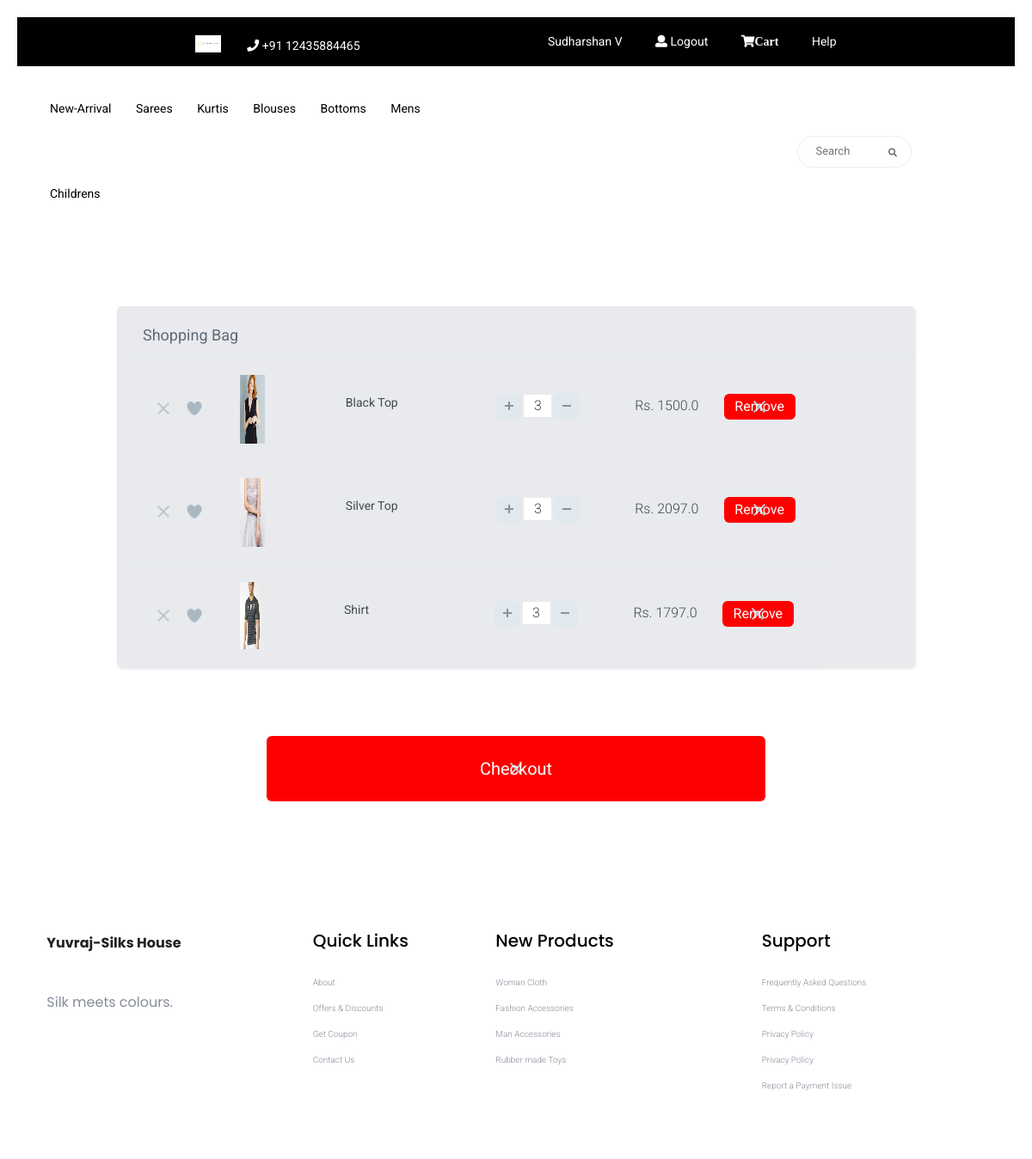
Page /items/cart/ (signed in) on the committed database.
### users/models.py (models this page shows, shortened)
class User(AbstractBaseUser):
    email = models.EmailField(verbose_name='email', max_length=60, unique=True)
    phone_number = models.CharField(max_length=20, unique=True)
    date_joined = models.DateTimeField(verbose_name='date joined', auto_now_add=True)
    last_login = models.DateTimeField(verbose_name='last_login', auto_now=True)
    is_admin = models.BooleanField(default=False)
    is_active = models.BooleanField(default=True)
    is_staff = models.BooleanField(default=False)
    is_superuser = models.BooleanField(default=False)
    is_verified = models.BooleanField(default=False)
    first_name = models.CharField(max_length=40, blank=True, null=True)
    last_name = models.CharField(max_length=40, blank=True, null=True)
    date_of_birth = models.DateTimeField(verbose_name='date of birth', blank=True, null=True)
    gender = models.CharField(max_length=6, choices=(('male','Male'),('female','Female')), blank=True, null=True)
    profile_pic = models.ImageField(upload_to="users/profile_pics/", blank = True)
    token = models.CharField(max_length=30, blank=True, null=True)
    USERNAME_FIELD = 'email'
    REQUIRED_FIELDS = ['phone_number',]
    objects = MyAccountManager()
    def get_full_name(self):
        if self.first_name and self.last_name:
            return f"{self.first_name.capitalize()} {self.last_name.capitalize()}"
        return None

### items/models.py (models this page shows, shortened)
class Cart(models.Model):
    user = models.ForeignKey(User, on_delete=models.CASCADE, related_name='carts')
    item = models.ForeignKey(Item, on_delete=models.CASCADE, related_name='carts')
    item_quantity = models.PositiveIntegerField(default=0)
    class Meta:
        unique_together = ('user', 'item',)

class Item(models.Model):
    name = models.CharField(max_length=40)
    image = models.ImageField(upload_to="items/images/", blank = True)
    description = models.TextField(blank = True)
    original_cost = models.FloatField()
    revised_cost = models.FloatField()
    stock = models.PositiveIntegerField(default=0)
    sold = models.PositiveIntegerField(default=0)
    booked = models.PositiveIntegerField(default=0)
    category = models.CharField(choices=(('women','Women'),('men','Men'),('childrenboy','Children Boys'),('childrengirl','Children Girls')), max_length=20)
    subcategory = models.CharField(choices=(('saree','Saree'),('kurtis','Kurtis'),('pant','Pant'),('shirt','Shirt'),('top','Top'),('jeans','Jeans'),('chudidhar','Chididhar'),('other','Other')), max_length=20)
    material_type = models.CharField(choices=(('cotton','Cotton'),('silk','Silk'),('wool','Wool'),('leather','Leather'),('other','Other')), max_length=20)
    newly_arrived = models.BooleanField(default=False)

### items/views.py (the view, shortened to what this page needs)
# urls.py: path('cart/',views.CartPage.as_view(),name = 'cart'),
class CartPage(LoginRequiredMixin,View):
    def get(self, request):
        carts = cart = Cart.objects.filter(user=request.user)
        return render(request,'items/cart.html',{'carts':carts})

### items/templatetags/cart_tags.py (called while the page is built)
@register.simple_tag
def multiplier(val1,val2):
    return val1 * val2

### items/templates/items/cart.html (shortened to what this page needs)
{% extends 'base.html' %}
{% load static %}
{% load cart_tags %}
{% block css_style %}
    <link rel="stylesheet" href="{% static 'assets/css/cart.css' %}" media="screen" title="no title" charset="utf-8">
{% endblock %}
{% block content %}
    <div class="shopping-cart">
      <div class="title">
        Shopping Bag
      </div>
       <div class="container-fluid">
      <div class="col-md-12">
      <div class="row">
      {% for cart in carts %}
      <div class="item">
        <div class="buttons">
          <span class="delete-btn"></span>
          <span class="like-btn"></span>
        </div>
        <div class="image">
          <img src="{{ cart.item.image.url }}" alt=""height="100%" width="40%" />
        </div>
        <div class="description">
          <span>{{ cart.item.name }}</span>
        </div>
        <div class="quantity">
          <button class="plus-btn" id="{{ cart.pk }}" type="button" name="button">
            <img src="{% static 'assets/img/cart/plus.svg' %}" alt="" />
          </button>
          <input type="text" name="name" value="{{ cart.item_quantity }}">
          <button class="minus-btn" id="{{ cart.pk }}" type="button" name="button">
            <img src="{% static 'assets/img/cart/minus.svg' %}" alt="" />
          </button>
        </div>
        <div class="total-price">Rs. {% multiplier cart.item_quantity cart.item.revised_cost %}</div>&nbsp;&nbsp;&nbsp;&nbsp;&nbsp;&nbsp;&nbsp;&nbsp;&nbsp;&nbsp;
      <div class="remove-button"><button type="button" id="{{ cart.pk }}" class="delete-btn" style="background-color:red; width:100%; font-color:white;" name="button">Remove</button></div>
    </div>
      {% empty %}
      <div class="item">
          No Item in Cart
        </div>
      {% endfor %}
      </div>
      </div>
      </div>
    </div>
    <a href="{% url 'items:checkout' %}" style="padding-left:25%;padding-right:25%;"><button type="button" class="delete-btn" style="font-size:200%; background-color:red; height:10%; width:50%; font-color:white;" name="button">Checkout</button></a>
{% endblock %}

### templates/base.html (shortened to what this page needs)
<!doctype html>
{% load static %}
<html class="no-js" lang="zxx">
    <head>
        <link rel="stylesheet" href="https://maxcdn.bootstrapcdn.com/bootstrap/3.4.1/css/bootstrap.min.css">
<link href="https://stackpath.bootstrapcdn.com/bootstrap/4.4.1/css/bootstrap.min.css" rel="stylesheet" type="text/css"/>
<link rel="stylesheet" href="https://cdnjs.cloudflare.com/ajax/libs/font-awesome/4.7.0/css/font-awesome.min.css">
            <link rel="stylesheet" href="{% static 'assets/css/bootstrap.min.css' %}">
            <link rel="stylesheet" href="{% static 'assets/css/owl.carousel.min.css' %}">
            <link rel="stylesheet" href="{% static 'assets/css/flaticon.css' %}">
            <link rel="stylesheet" href="{% static 'assets/css/slicknav.css' %}">
            <link rel="stylesheet" href="{% static 'assets/css/animate.min.css' %}">
            <link rel="stylesheet" href="{% static 'assets/css/magnific-popup.css' %}">
            <link rel="stylesheet" href="{% static 'assets/css/fontawesome-all.min.css' %}">
            <link rel="stylesheet" href="{% static 'assets/css/themify-icons.css' %}">
            <link rel="stylesheet" href="{% static 'assets/css/slick.css' %}">
            <link rel="stylesheet" href="{% static 'assets/css/nice-select.css' %}">
            <link rel="stylesheet" href="{% static 'assets/css/style.css' %}">
            <link rel="stylesheet" href="{% static 'assets/css/carou.css' %}">
{% block css_style %}
{% endblock %}
   </head>
   <body>
    <header>
              <div class="header-area">
            <div class="main-header ">
                <div class="header-top top-bg d-none d-lg-block">
                   <div class="container-fluid">
                       <div class="col-xl-12">
                            <div class="row d-flex justify-content-between align-items-center">
                                <div class="header-info-left d-flex">
                                    <div class="flag">
                                        <img src="{% static 'assets/img/saree/nav.jpg' %}" alt="" style="width:30px;height:20px;">
                                    </div>
                                    <ul class="contact-now">
                                        <li><i class="fas fa-phone"></i> +91 12435884465</li>
                                    </ul>
                                </div>
                                <div class="header-info-right">
                                   <ul>
                                       {% if not user.is_authenticated %}
                                           <li><a href="{% url 'users:register' %}">Create Account </a></li>
                                           <li><a href="{% url 'users:login' %}">
                                               <i class="fa fa-user"></i> Login </a></li>
                                       {% else %}
                                           <li><a href="#">{{user.get_full_name}}</a></li>
                                           <li><a href="{% url 'users:logout' %}">
                                               <i class="fa fa-user"></i> Logout </a></li>
                                           <li><a href="{% url 'items:cart' %}">
                                               <i class="fa fa-shopping-cart">Cart</i></a></li>
                                       {% endif %}
                                      <li><a href="#">Help</a></li>
                                   </ul>
                                </div>
                            </div>
                       </div>
                   </div>
                </div>
<div class="header-bottom  header-sticky">
                    <div class="container-fluid">
                        <div class="row align-items-center">
                            <div class="col-xl-6 col-lg-8 col-md-7 col-sm-5">
                                <div class="main-menu f-right d-none d-lg-block">
                                    <nav>
                                        <ul id="navigation">
                                            <li><a href="{% url 'home' %}">New-arrival</a></li>
                                            <li><a href="#">sarees</a>
                                            </li>
                                            <li><a href="#">Kurtis</a>
                                            </li>
                                            <li><a href="#">Blouses</a>
                                            </li>
                                            <li><a href="#">Bottoms</a>
                                            </li>
                                            <li><a href="#">Mens</a>
                                            </li>
											<li><a href="#">Childrens</a>
                                            </li>
 </nav>
</div>
</div>
<div class="col-xl-5 col-lg-3 col-md-3 col-sm-3 fix-card">
    <ul class="header-right f-right d-none d-lg-block d-flex justify-content-between">
        <li class="d-none d-xl-block">
            <div class="form-box f-right ">
                <input type="text" name="Search" placeholder="Search " >
                <div class="search-icon">
                    <i class="fas fa-search special-tag"></i>
                </div>
            </div>
         </li>
    </ul>
</div>
<div class="col-12">
</div>
</div>
</div>
</div>
</div>
</div>
</header>
{% block content %}
{% endblock %}
 <footer>
     <div class="footer-area footer-padding">
         <div class="container">
             <div class="row d-flex justify-content-between">
                 <div class="col-xl-3 col-lg-3 col-md-5 col-sm-6">
                    <div class="single-footer-caption mb-50">
                      <div class="single-footer-caption mb-30">
                          <div class="footer-logo">
                              <p style="color:Blue;"><b>Yuvraj-Silks House</b></p>
                          </div>
                          <div class="footer-tittle">
                              <div class="footer-pera">
                                  <p>Silk meets colours.</p>
                             </div>
                          </div>
                      </div>
                    </div>
                 </div>
                 <div class="col-xl-2 col-lg-3 col-md-3 col-sm-5">
                     <div class="single-footer-caption mb-50">
                         <div class="footer-tittle">
                             <h4>Quick Links</h4>
                             <ul>
                                 <li><a href="#">About</a></li>
                                 <li><a href="#"> Offers & Discounts</a></li>
                                 <li><a href="#"> Get Coupon</a></li>
                                 <li><a href="#">  Contact Us</a></li>
                             </ul>
                         </div>
                     </div>
                 </div>
                 <div class="col-xl-3 col-lg-3 col-md-4 col-sm-7">
                     <div class="single-footer-caption mb-50">
                         <div class="footer-tittle">
                             <h4>New Products</h4>
                             <ul>
                                 <li><a href="#">Woman Cloth</a></li>
                                 <li><a href="#">Fashion Accessories</a></li>
                                 <li><a href="#"> Man Accessories</a></li>
                                 <li><a href="#"> Rubber made Toys</a></li>
                             </ul>
                         </div>
                     </div>
                 </div>
                 <div class="col-xl-3 col-lg-3 col-md-5 col-sm-7">
                     <div class="single-footer-caption mb-50">
                         <div class="footer-tittle">
                             <h4>Support</h4>
                             <ul>
                              <li><a href="#">Frequently Asked Questions</a></li>
                              <li><a href="#">Terms & Conditions</a></li>
                              <li><a href="#">Privacy Policy</a></li>
                              <li><a href="#">Privacy Policy</a></li>
                              <li><a href="#">Report a Payment Issue</a></li>
                          </ul>
                         </div>
                     </div>
                 </div>
             </div>
 </footer>
  </body>
</html>

### static/assets/css/carou.css (style rules this page uses)
body { font-family: "Open Sans", sans-serif; }

### static/assets/css/cart.css (style rules this page uses)
* { box-sizing: border-box; }
html, body { width: 100%; height: 100%; padding: 10px; margin: 0; font-family: 'Roboto', sans-serif; }
.shopping-cart { width: 80%; height: auto; margin: 80px auto; background: #FFFFFF; box-shadow: 1px 2px 3px 0px rgba(0,0,0,0.10); border-radius: 6px; background-color: rgb(232, 234, 237); display: flex; flex-direction: column; }
.title { height: 60px; border-bottom: 1px solid #E1E8EE; padding: 20px 30px; color: #5E6977; font-size: 18px; font-weight: 400; }
.item { padding: 20px 30px; height: 120px; display: flex; }
.item:nth-child(3) { border-top: 1px solid #E1E8EE; border-bottom: 1px solid #E1E8EE; }
.buttons { position: relative; padding-top: 30px; margin-right: 60px; }
.delete-btn { display: inline-block; cursor: pointer; width: 18px; height: 17px; background: url("delete-icn.svg") no-repeat center; margin-right: 20px; }
.like-btn { position: absolute; top: 9px; left: 15px; display: inline-block; background: url('twitter-heart.png'); width: 60px; height: 60px; background-size: 2900%; background-repeat: no-repeat; cursor: pointer; }
.image { margin-right: 50px; }
.description { padding-top: 3%; margin-right: 60px; width: 115px; }
.description span { display: block; font-size: 14px; color: #43484D; font-weight: 400; }
.description span:first-child { margin-bottom: 5px; }
.quantity { padding-top: 22px; margin-right: 60px; }
.quantity input { -webkit-appearance: none; border: none; text-align: center; width: 32px; font-size: 16px; color: #43484D; font-weight: 300; }
button[class*=btn] { width: 30px; height: 30px; background-color: #E1E8EE; border-radius: 6px; border: none; cursor: pointer; }
.minus-btn img { margin-bottom: 3px; }
.plus-btn img { margin-bottom: 3px; }
.total-price { width: 83px; padding-top: 24px; text-align: center; font-size: 16px; color: #43484D; font-weight: 300; }
.remove-button { width: 83px; padding-top: 22px; text-align: center; font-size: 16px; color: #43484D; font-weight: 400; }

### templates/base.html (style rules this page uses)
body { font-family: Verdana, sans-serif; margin: 0; }
* { box-sizing: border-box; }
.row:after { content: ""; display: table; clear: both; }
img { margin-bottom: -4px; }
body { font-family: Verdana, sans-serif; }
img { vertical-align: middle; }

### rows in the picture
User: get_full_name "Sudharshan V"
Cart: item.image (picture), item.name "Black Top", name "3", item_quantity+item "1500.0"
Cart: item.image (picture), item.name "Silver Top", name "3", item_quantity+item "2097.0"
Cart: item.image (picture), item.name "Shirt", name "3", item_quantity+item "1797.0"
